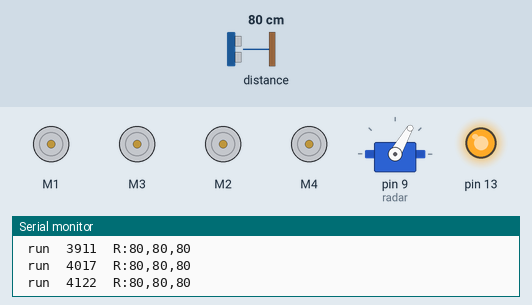
Recording of a program running on a simulated Arduino Mega 2560, built for the host (arithmetic inside an expression is 32-bit, double 64-bit). Shown: 4 × DC motor (green arrow = forward, orange = backward, longer = faster), servo, output pins drawn as LEDs (lit = HIGH), the last lines printed to the serial monitor. The inputs (shaded band) are chosen by the test bench; at power-on: distance to the obstacle 80 cm. The echo pulse lasts 58.3 µs per cm.

Above: at 4.28 s.
4.3 s: distance to the obstacle set to 32 cm
7.3 s: distance to the obstacle set to 27 cm
At 7.44 s:
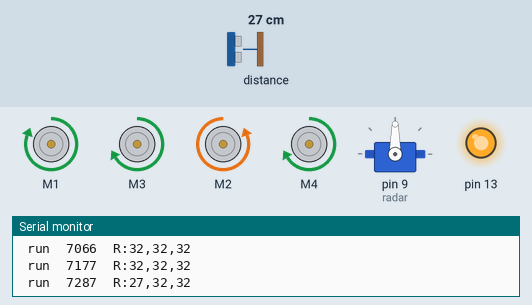
10.3 s: distance to the obstacle set to 35 cm
At 10.54 s:
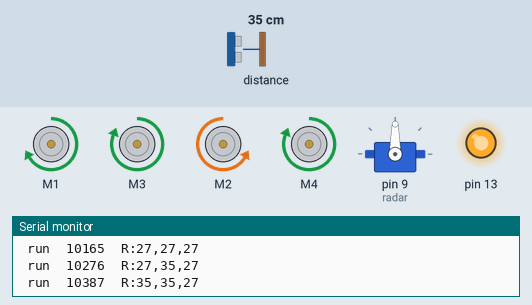
13.3 s: distance to the obstacle set to 2 cm
At 13.53 s:
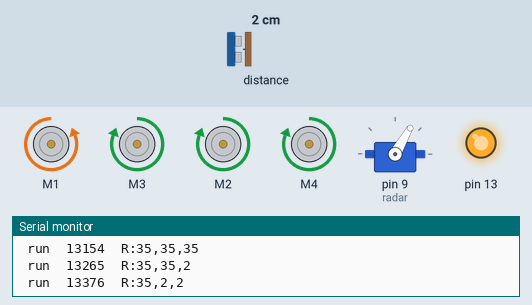
16.3 s: distance to the obstacle set to 60 cm
At 16.63 s:
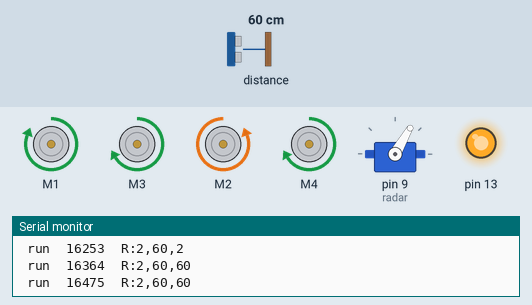
19.3 s: distance to the obstacle set to 4 cm
At 19.51 s:
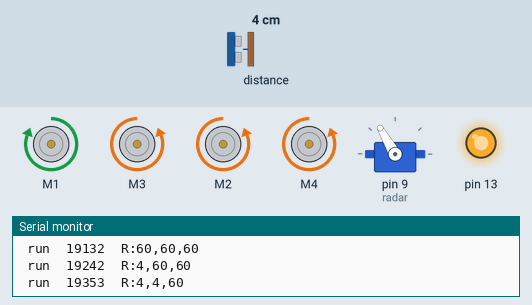
Timing chart, 0 to 23.3 s (numbered marks = the images above; inputs shaded):
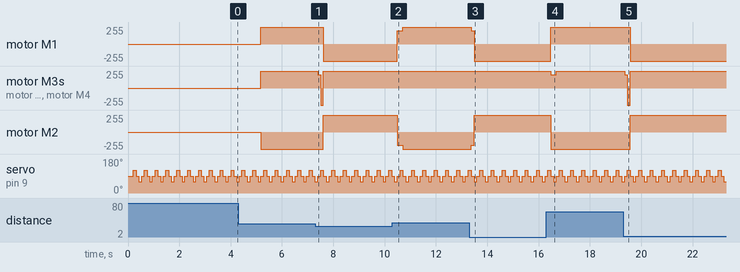

Measured:
- the behaviour switches between 30 and 29 cm on distance to the obstacle (found by bisection; images 0 and 1)
- after the input at 7.3 s, motor M1: forward 255/255 → backward 255/255 after 0.32 s; motor M3, motor M4: forward 255/255 → forward 200/255 after 0.09 s, → backward 255/255 0.11 s later, → forward 255/255 0.11 s later; motor M2: backward 255/255 → forward 255/255 after 0.32 s
- after the input at 10.3 s, motor M1: backward 255/255 → forward 200/255 after 0.19 s, → forward 255/255 0.22 s later; motor M2: forward 255/255 → backward 200/255 after 0.19 s, → backward 255/255 0.22 s later
- after the input at 13.3 s, motor M1: forward 255/255 → forward 200/255 after 0.07 s, → backward 255/255 0.11 s later; motor M2: backward 255/255 → backward 200/255 after 0.07 s, → forward 255/255 0.11 s later
- after the input at 16.3 s, motor M1: backward 255/255 → forward 255/255 after 0.17 s; motor M3, motor M4: forward 255/255 → forward 200/255 after 0.17 s, → forward 255/255 0.22 s later; motor M2: forward 255/255 → backward 255/255 after 0.17 s
- after the input at 19.3 s, motor M1: forward 255/255 → backward 255/255 after 0.27 s; motor M3, motor M4: forward 255/255 → forward 200/255 after 0.05 s, → backward 255/255 0.11 s later, → forward 255/255 0.11 s later; motor M2: backward 255/255 → forward 255/255 after 0.27 s
- by itself, servo on pin 9 (radar): repeats every 0.42 s: 90° 0.11 s, 60° 0.11 s, 90° 0.11 s, 120° 0.11 s

The program:

main.cpp
```cpp
#include <Arduino.h>

/*
void setup() {
  // put your setup code here, to run once:
}

void loop() {
  // put your main code here, to run repeatedly:
}
*/
```

Pilot.cpp
```cpp
/*
 * Pilot.cpp
 *
 *  Created on: Feb 25, 2013
 *      Author: kirk
 */

#include "Pilot.h"
#include "math.h"

class	AF_DCMotorInv : public AF_DCMotor{
public:
	AF_DCMotorInv(int idx) : AF_DCMotor(idx){
	}

	void	run(int dir){
		switch(dir){
		case	FORWARD:	AF_DCMotor::run(BACKWARD);	break;
		case	BACKWARD:	AF_DCMotor::run(FORWARD);	break;
		default:
			AF_DCMotor::run(dir);
		}
	}
};

	AF_DCMotor fl(1);
	AF_DCMotor fr(3);
	AF_DCMotorInv  bl(2);
	AF_DCMotor br(4);

Pilot::Pilot() {
	direction(RELEASE,RELEASE);
}

#define	CLAMP(A,MIN,MAX)	\
{if(A<MIN)A=MIN;else if(A>MAX)A=MAX;}

void	Pilot::drive(int dl,int dr){
	CLAMP(dl,-255,255);
	CLAMP(dr,-255,255);
	int	dir_l=RELEASE;
	if (dl == 0)
		dir_l = RELEASE;
	else {
		dir_l = (dl < 0) ? BACKWARD : FORWARD;
	}
	int	dir_r=RELEASE;
	if (dr == 0)
		dir_r = RELEASE;
	else {
		dir_r = (dr < 0) ? BACKWARD : FORWARD;
	}
	direction(dir_l,dir_r);
	if(dl<0)
		dl=-dl;
	if(dr<0)
		dr=-dr;
	throttle(dl,dr);
}

void	Pilot::direction(int dl,int dr){
	fl.run(dl);
	fr.run(dr);
	bl.run(dl);
	br.run(dr);
}

void	Pilot::throttle(int tl,int tr){
	fl.setSpeed(tl);
	fr.setSpeed(tr);
	bl.setSpeed(tl);
	br.setSpeed(tr);
}

Pilot::~Pilot() {
	// TODO Auto-generated destructor stub
}
```

Pilot.h
```cpp
/*
 * Pilot.h
 *
 *  Created on: Feb 25, 2013
 *      Author: kirk
 */

#ifndef PILOT_H_
#define PILOT_H_

#include <AFMotor.h>

class Pilot {
public:
	Pilot();
	void	drive(int dl,int dr);
	void	direction(int dl,int dr);
	void	throttle(int tl,int tr);
	virtual ~Pilot();
};

#endif /* PILOT_H_ */
```

Radar.cpp
```cpp
#include "Radar.h"
#include "Arduino.h"
#include	"sonar.h"


#ifndef ArduinoSort_h
#define ArduinoSort_h

/**** These are the functions you can use ****/

// Sort an array
template<typename AnyType> void sortArray(AnyType array[], size_t sizeOfArray);

// Sort in reverse
template<typename AnyType> void sortArrayReverse(AnyType array[], size_t sizeOfArray);

// Sort an array with custom comparison function
template<typename AnyType> void sortArray(AnyType array[], size_t sizeOfArray, bool (*largerThan)(AnyType, AnyType));

// Sort in reverse with custom comparison function
template<typename AnyType> void sortArrayReverse(AnyType array[], size_t sizeOfArray, bool (*largerThan)(AnyType, AnyType));


/**** Implementation below. Do not use below functions ****/

namespace ArduinoSort {
	template<typename AnyType> bool builtinLargerThan(AnyType first, AnyType second) {
		return first > second;
	}

	template<> bool builtinLargerThan(char* first, char* second) {
		return strcmp(first, second) > 0;
	}

	template<typename AnyType> void insertionSort(AnyType array[], size_t sizeOfArray, bool reverse, bool (*largerThan)(AnyType, AnyType)) {
		for (size_t i = 1; i < sizeOfArray; i++) {
			for (size_t j = i; j > 0 && (largerThan(array[j-1], array[j]) != reverse); j--) {
				AnyType tmp = array[j-1];
				array[j-1] = array[j];
				array[j] = tmp;
			}
		}
	}
}

template<typename AnyType> void sortArray(AnyType array[], size_t sizeOfArray) {
	ArduinoSort::insertionSort(array, sizeOfArray, false, ArduinoSort::builtinLargerThan);
}

template<typename AnyType> void sortArrayReverse(AnyType array[], size_t sizeOfArray) {
	ArduinoSort::insertionSort(array, sizeOfArray, true, ArduinoSort::builtinLargerThan);
}

template<typename AnyType> void sortArray(AnyType array[], size_t sizeOfArray, bool (*largerThan)(AnyType, AnyType)) {
	ArduinoSort::insertionSort(array, sizeOfArray, false, largerThan);
}

template<typename AnyType> void sortArrayReverse(AnyType array[], size_t sizeOfArray, bool (*largerThan)(AnyType, AnyType)) {
	ArduinoSort::insertionSort(array, sizeOfArray, true, largerThan);
}


#endif


//const	uint8_t radar_servo_offset[RADAR_DIR_MAX]={120,90,60};
const	uint8_t radar_servo_offset[RADAR_DIR_MAX]={60,90,120};

Radar::Radar(Sonar&_sonar) : sonar(_sonar){
}

void	Radar::attach(int pin){
	servo.attach(pin);
	servo.write(radar_servo_offset[HEAD]);
}

#define	K	3
void	Radar::sweep(){
	int	dir=getDirection();
	int	m[K];
	int	s=0;
	for(int i=0;i<K;i++){
		m[i]=sonar.measure();
		s+=m[i];
		delay(2);
	}
	s/=K;

	sortArray(m,3);
	distance[dir]=m[K/2];
	int	s2=0;
	for(int i=0;i<K;i++){
		s2+=(m[i]-s)*(m[i]-s);
	}

	error[dir]=s2/K;
	nextPosition();
}

void	Radar::nextPosition(){
	dir_i++;
	int	dir=getDirection();
	servo.write(radar_servo_offset[dir]);
}
int		Radar::getDirection(){
	int	s=dir_i%(2*RADAR_DIR_MAX-2);
	if(s>=RADAR_DIR_MAX){
		s-=RADAR_DIR_MAX;
		s=(RADAR_DIR_MAX-2)-s;
	}
	return	s;
}

int		Radar::range(RadarDirection dir){
	return	distance[dir];
}

void	Radar::debug(){
	printf("dists:	%d[%d]	%d[%d]	%d[%d]\r\n",distance[LEFT],error[LEFT]
			,distance[HEAD],error[HEAD]
			,distance[RIGHT],error[RIGHT]
			);
}
```

Radar.h
```cpp
#ifndef	RADAR_H
#define	RADAR_H

#include "Servo.h"
#include "sonar.h"

enum	RadarDirection{
	LEFT,
	HEAD,
	RIGHT,
	RADAR_DIR_MAX
};

class Radar{
	int		dir_i;
	int		distance[RADAR_DIR_MAX];
	int		error[RADAR_DIR_MAX];
	Servo	servo;
	Sonar&	sonar;

	void nextPosition();
public:
	Radar(Sonar&_sonar);
	void	attach(int pin);
	void	sweep();
	int		range(RadarDirection dir);
	int		getDirection();
	void	debug();
};


#endif
```

rider.cpp
```cpp
// Do not remove the include below
#include "rider.h"
#include "stdio.h"


#include "Pilot.h"
#include "sonar.h"
#include "Radar.h"
#include "uart.h"

//#include "TimerOne.h"


Pilot	pilot;
//UHSonar	sonar(1);
LoxSonar	sonar(1);
Radar		radar(sonar);

void	scan();

void setup()
{
	uart_init();

	sonar.init();
	pinMode(13,OUTPUT);
	digitalWrite(13,1);
	radar.attach(9);
//	Timer1.initialize(100000);

//	Timer1.attachInterrupt(scan);
//	shutdownTimer.start();
}

// The loop function is called in an endless loop
int	run=0;
int	distance;
int	th=0;
#define	T_START	5000
#define	T_END	65000

void loop0()
{
//	radar.sweep();
	delay(100);
//    Serial.println("hello");
	radar.debug();
	pilot.drive(255,-255);

}

#define D_MIN 30
long	radarTime=0;
void loop()
{
	long now=millis();
	int t;

	run= T_START<now && now<T_END;
	if(!run && now>T_END)
	{
		printf(" stopped	%ld\r\n",now);
	    pilot.drive(0,0);
	    return;
	}

	bool radarStep=radarTime<now;

	if(radarStep) {
		radarTime=now+80;
		radar.sweep();
	}

	bool	nearL=radar.range(LEFT)<D_MIN;
	bool	nearR=radar.range(RIGHT)<D_MIN;
	bool	nearH=radar.range(HEAD)<D_MIN;

	if(radarStep)
		printf(" run	%ld	R:%d,%d,%d\r\n",now,radar.range(LEFT),radar.range(HEAD),radar.range(RIGHT));

	if(!run){
	    pilot.drive(0,0);
	    return;
	}

	if(nearL && nearR)
		pilot.drive(-255,255);
	else
	{
		if(nearH){
			if(nearL || nearR){
				if(nearL)
					pilot.drive(255,-255);
				if(nearR)
					pilot.drive(-255,255);
			}else
				pilot.drive(-255,255);
		}else{
			if(nearL || nearR){
				if(nearL)
					pilot.drive(255,200);
				if(nearR)
					pilot.drive(200,255);
			}else
				pilot.drive(255,255);
		}
	}

	delay(5);


}

//void	scan(){
//	idx++;
//	digitalWrite(13,idx%2);
//	if(idx>10*10)
//		run = 1;
//	if(idx>20*10)
//		run = 0;
//
//	distance=sonar.measure();
//}
```

rider.h
```cpp
// Only modify this file to include
// - function definitions (prototypes)
// - include files
// - extern variable definitions
// In the appropriate section

#ifndef rider_H_
#define rider_H_
#include "Arduino.h"
//add your includes for the project rider here


//end of add your includes here
#ifdef __cplusplus
extern "C" {
#endif
void loop();
void setup();
#ifdef __cplusplus
} // extern "C"
#endif

//add your function definitions for the project rider here


//Do not add code below this line
#endif /* rider_H_ */
```

sonar.cpp
```cpp
#include "sonar.h"
#include "Arduino.h"
#include <Adafruit_VL53L0X.h>

/*
 HC-SR04 Ping distance sensor]
 VCC to arduino 5v GND to arduino GND
 Echo to Arduino pin 13 Trig to Arduino pin 12
 Red POS to Arduino pin 11
 Green POS to Arduino pin 10
 560 ohm resistor to both LED NEG and GRD power rail
 More info at: http://goo.gl/kJ8Gl
 Original code improvements to the Ping sketch sourced from Trollmaker.com
 Some code and wiring inspired by http://en.wikiversity.org/wiki/User:Dstaub/robotcar
 */

#define trigPin 52
#define echoPin 53

UHSonar::UHSonar(int a) {
}
void UHSonar::init() {
	pinMode(trigPin, OUTPUT);
	pinMode(echoPin, INPUT);
}

#define	MAX_DIST	500

/**
 * measure/return distance in 'cm'
 */
long UHSonar::measure() {

	long duration, distance;
	digitalWrite(trigPin, LOW);  // Added this line
	delayMicroseconds(2); // Added this line
	digitalWrite(trigPin, HIGH);
//  delayMicroseconds(1000); //- Removed this line
	delayMicroseconds(12); // Added this line
	digitalWrite(trigPin, LOW);
	duration = pulseIn(echoPin, HIGH, 20000);
	if (duration == 0)
		return MAX_DIST;
	distance = (duration / 2) / 29.1;

	return distance;
}

Adafruit_VL53L0X lox = Adafruit_VL53L0X();

LoxSonar::LoxSonar(int a) {
}
void LoxSonar::init() {
	if (!lox.begin()) {
		Serial.println(F("Failed to boot VL53L0X"));
		while (1)
			;
	}

}
long LoxSonar::measure() {
	VL53L0X_RangingMeasurementData_t measure;
	lox.rangingTest(&measure, false); // pass in 'true' to get debug data printout!

	if (measure.RangeMilliMeter > 0 && measure.RangeStatus != 4) {  // phase failures have incorrect data
		return measure.RangeMilliMeter/10;
	} else {
//		return measure.RangeDMaxMilliMeter/10;
		return MAX_DIST
				;
	}
}
```

sonar.h
```cpp
// Only modify this file to include
// - function definitions (prototypes)
// - include files
// - extern variable definitions
// In the appropriate section

#ifndef HCSR04_H_
#define HCSR04_H_


class	Sonar{
public:
	virtual void init() = 0 ;
	virtual long measure()= 0;
};

class	UHSonar : public Sonar{
public:
	UHSonar(int a);
	void	init();
	long measure();
};

class	LoxSonar : public Sonar{
public:
	LoxSonar(int a);
	void	init();
	long measure();
};


#endif
```

uart.cpp
```cpp
/*
 * uart.cpp
 *
 *  Created on: Mar 1, 2013
 *      Author: kirk
 */

#include	"Arduino.h"
#include	"stdio.h"
#include	"uart.h"


void uart_init() {
//	Serial.begin(9600);
	Serial.begin(115200);

	// fill in the UART file descriptor with pointer to writer.
	fdev_setup_stream(&uartout, uart_putchar, NULL, _FDEV_SETUP_WRITE);

	// The uart is the standard output device STDOUT.
	stdout = &uartout;

}

static int uart_putchar(char c, FILE *stream) {
	Serial.write(c);
	return 0;
}
```

uart.h
```cpp
/*
 * uart.h
 *
 *  Created on: Mar 1, 2013
 *      Author: kirk
 */

#ifndef UART_H_
#define UART_H_

#include <stdio.h>

// create a FILE structure to reference our UART output function

static FILE uartout = {0} ;

void uart_init();
static int uart_putchar(char c, FILE *stream);


#endif /* UART_H_ */
```
